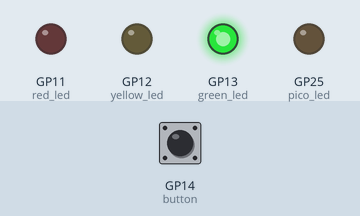
This program was run on a simulated Raspberry Pi Pico running MicroPython. Parts: output pins drawn as LEDs (lit = HIGH). The test bench sets the inputs (shaded band); at power-on: GP14 (button) LOW.

Above: at 7.5 s.
At 17.1 s:
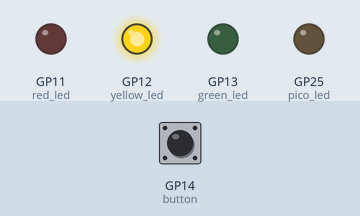
At 24.3 s:
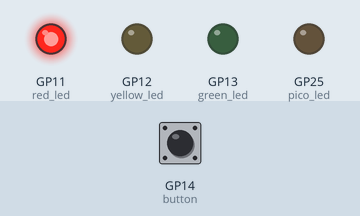
Timing chart, 0 to 38.1 s (numbered marks = the images above):
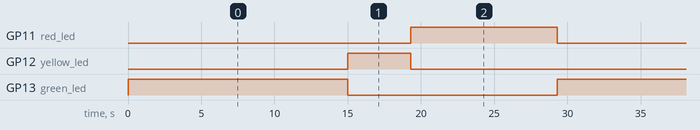

Measured:
- by itself, GP11 (red_led): alternates HIGH for 10.0 s and LOW for 19.3 s
- by itself, GP12 (yellow_led): alternates HIGH for 4.3 s and LOW for 25.0 s
- by itself, GP13 (green_led): alternates HIGH for 15.0 s and LOW for 14.3 s

The program:

buzzer_stop_and_go.py
```python
from machine import Pin
import utime

def stop_and_go():
    button = Pin(14,Pin.IN,Pin.PULL_DOWN)
    green_led = Pin(13,Pin.OUT)
    yellow_led = Pin(12,Pin.OUT)
    red_led = Pin(11,Pin.OUT)
    pico_led = Pin(25,Pin.OUT)
    while True:
        pico_led.value(0) #This function checks if the pico_led is off.
        if button.value() == 0:#if button is off
            #The green_led turns on and off after 15secs
            green_led.value(1)
            utime.sleep(15)
            green_led.value(0)
            #The yellow_led turns on and off after 4.3secs
            yellow_led.value(1)
            utime.sleep(4.3)
            yellow_led.value(0)
            #The red_led turns on and off after 10secs
            red_led.value(1)
            utime.sleep(10)
            red_led.value(0)
        elif button.value() == 1: #If button is on
            print("The button has been Pressed! Call for help!!!!!!!!!!")
            pico_led.toggle()
        else:
            print("There is a error!")
stop_and_go()
```
